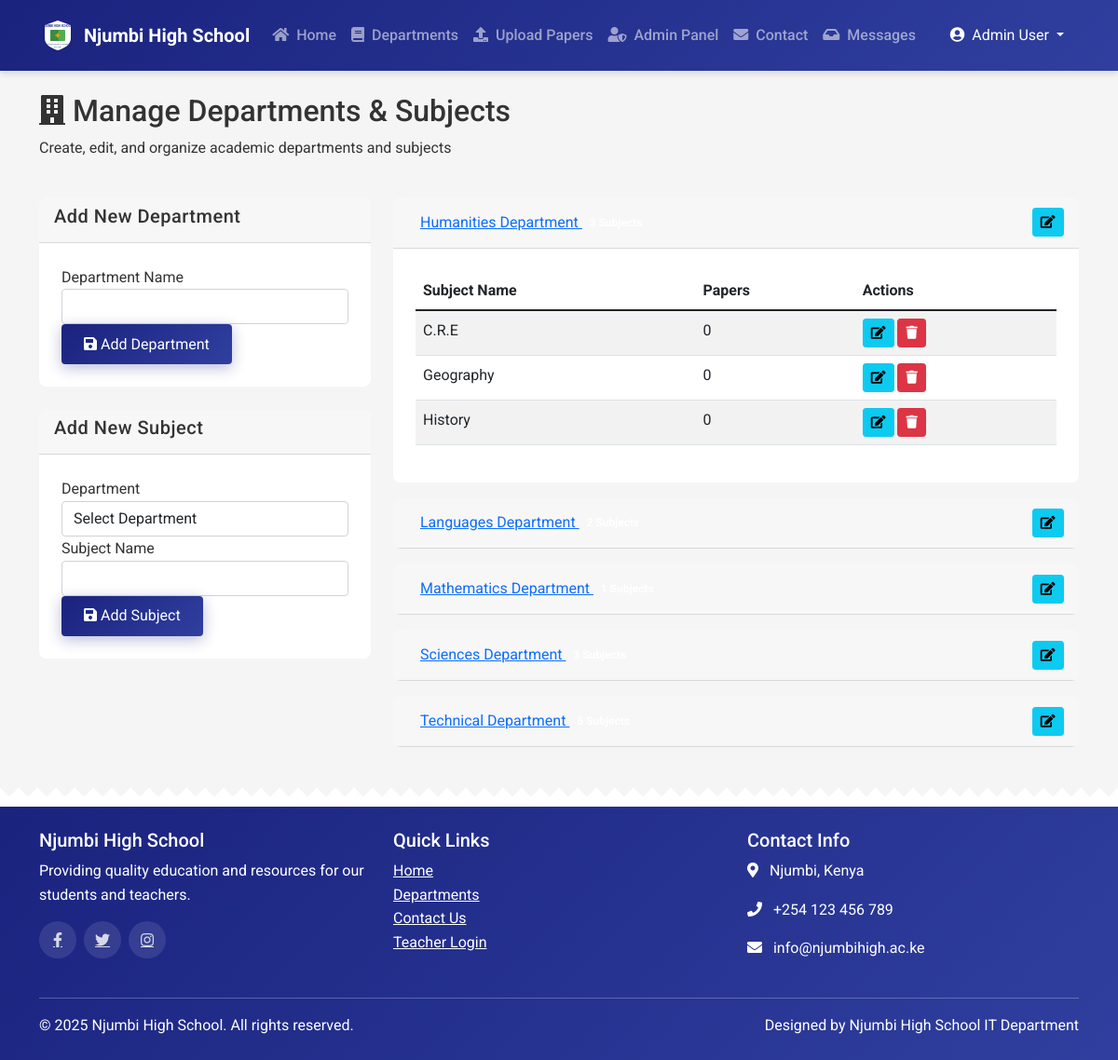
The app's page /admin/departments.php (signed in) with its own data.
### tables this page shows
CREATE TABLE IF NOT EXISTS departments (
    id INT AUTO_INCREMENT PRIMARY KEY,
    name VARCHAR(100) NOT NULL,
    description TEXT,
    created_at TIMESTAMP DEFAULT CURRENT_TIMESTAMP
);

CREATE TABLE IF NOT EXISTS subjects (
    id INT AUTO_INCREMENT PRIMARY KEY,
    department_id INT NOT NULL,
    name VARCHAR(100) NOT NULL,
    description TEXT,
    created_at TIMESTAMP DEFAULT CURRENT_TIMESTAMP,
    FOREIGN KEY (department_id) REFERENCES departments(id) ON DELETE CASCADE
);

### admin/departments.php (the view, shortened to what this page needs)
<?php
$conn = getDbConnection();
$departments = array();
$editDepartment = null;
$sql = "SELECT d.id, d.name,
               (SELECT COUNT(*) FROM subjects WHERE department_id = d.id) as subject_count
        FROM departments d
        ORDER BY d.name";
$result = $conn->query($sql);
if ($result) {
    while ($row = $result->fetch_assoc()) {
        $departmentId = $row['id'];
        $department = $row;
        $department['subjects'] = array();
        $subjectSql = "SELECT s.id, s.name,
                        (SELECT COUNT(*) FROM papers WHERE subject_id = s.id) as paper_count
                 FROM subjects s
                 WHERE s.department_id = ?
                 ORDER BY s.name";
        $subjectStmt = $conn->prepare($subjectSql);
        $subjectStmt->bind_param('i', $departmentId);
        $subjectStmt->execute();
        $subjectResult = $subjectStmt->get_result();
        if ($subjectResult) {
            while ($subjectRow = $subjectResult->fetch_assoc()) {
                $department['subjects'][] = $subjectRow;
            }
        }
        $departments[] = $department;
    }
}
include_once 'includes/header.php';
?>
<div class="container mt-4">
    <div class="row mb-4">
        <div class="col-md-12">
            <h2><i class="fas fa-building"></i> Manage Departments & Subjects</h2>
            <p>Create, edit, and organize academic departments and subjects</p>
        </div>
    </div>
    <div class="row">
        <div class="col-md-4">
            <div class="card mb-4">
                <div class="card-header">
                    <h5><?php echo $editDepartment ? 'Edit Department' : 'Add New Department'; ?></h5>
                </div>
                <div class="card-body">
                    <form method="post" action="departments.php">
                        <div class="form-group">
                            <label for="name">Department Name</label>
                            <input type="text" class="form-control" id="name" name="name" required
                                value="<?php echo $editDepartment ? htmlspecialchars($editDepartment['name']) : ''; ?>">
                        </div>
                        <button type="submit" class="btn btn-primary">
                            <i class="fas fa-save"></i> <?php echo $editDepartment ? 'Update Department' : 'Add Department'; ?>
                        </button>
                    </form>
                </div>
            </div>
            <div class="card">
                <div class="card-header">
                    <h5>Add New Subject</h5>
                </div>
                <div class="card-body">
                    <form method="post" action="departments.php">
                        <div class="form-group">
                            <label for="department_id">Department</label>
                            <select class="form-control" id="department_id" name="department_id" required>
                                <option value="">Select Department</option>
                            </select>
                        </div>
                        <div class="form-group">
                            <label for="subject_name">Subject Name</label>
                            <input type="text" class="form-control" id="subject_name" name="subject_name" required>
                        </div>
                        <button type="submit" class="btn btn-primary">
                            <i class="fas fa-save"></i> Add Subject
                        </button>
                    </form>
                </div>
            </div>
        </div>
        <div class="col-md-8">
            <div class="accordion" id="departmentsAccordion">
                <?php if (count($departments) > 0): ?>
                    <?php foreach ($departments as $index => $department): ?>
                    <div class="card mb-3">
                        <div class="card-header d-flex justify-content-between align-items-center" id="heading<?php echo $department['id']; ?>">
                            <h5 class="mb-0">
                                <button class="btn btn-link" type="button" data-toggle="collapse"
                                        data-target="#collapse<?php echo $department['id']; ?>"
                                        aria-expanded="<?php echo $index === 0 ? 'true' : 'false'; ?>"
                                        aria-controls="collapse<?php echo $department['id']; ?>">
                                    <?php echo htmlspecialchars($department['name']); ?>
                                    <span class="badge badge-primary ml-2"><?php echo $department['subject_count']; ?> Subjects</span>
                                </button>
                            </h5>
                            <div>
                                <a href="departments.php?action=edit_department&id=<?php echo $department['id']; ?>" class="btn btn-sm btn-info">
                                    <i class="fas fa-edit"></i>
                                </a>
                            </div>
                        </div>
                        <div id="collapse<?php echo $department['id']; ?>" class="collapse <?php echo $index === 0 ? 'show' : ''; ?>"
                             aria-labelledby="heading<?php echo $department['id']; ?>"
                             data-parent="#departmentsAccordion">
                            <div class="card-body">
                                <?php if (count($department['subjects']) > 0): ?>
                                <div class="table-responsive">
                                    <table class="table table-striped">
                                        <thead>
                                            <tr>
                                                <th>Subject Name</th>
                                                <th>Papers</th>
                                                <th>Actions</th>
                                            </tr>
                                        </thead>
                                        <tbody>
                                            <?php foreach ($department['subjects'] as $subject): ?>
                                            <tr>
                                                <td><?php echo htmlspecialchars($subject['name']); ?></td>
                                                <td><?php echo $subject['paper_count']; ?></td>
                                                <td>
                                                    <button type="button" class="btn btn-sm btn-info"
                                                            data-toggle="modal" data-target="#editSubjectModal<?php echo $subject['id']; ?>">
                                                        <i class="fas fa-edit"></i>
                                                    </button>
                                                    <?php if ($subject['paper_count'] == 0): ?>
                                                    <button type="button" class="btn btn-sm btn-danger"
                                                            data-toggle="modal" data-target="#deleteSubjectModal<?php echo $subject['id']; ?>">
                                                        <i class="fas fa-trash"></i>
                                                    </button>
                                                    <?php endif; ?>
                                                </td>
                                            </tr>
                                            <?php endforeach; ?>
                                        </tbody>
                                    </table>
                                </div>
                                <?php else: ?>
                                <p class="text-center">No subjects found in this department. Add a subject using the form.</p>
                                <?php endif; ?>
                            </div>
                        </div>
                    </div>
                    <?php endforeach; ?>
                <?php else: ?>
                    <div class="alert alert-info">
                        No departments found. Add a department using the form.
                    </div>
                <?php endif; ?>
            </div>
        </div>
    </div>
</div>
<?php
include_once 'includes/footer.php';
?>

### assets/css/style.css (style rules this page uses)
:root { --primary-color: #1a237e; --secondary-color: #4caf50; --accent-color: #ff9800; --light-color: #f5f5f5; --dark-color: #333; --gray-color: #757575; --border-radius: 8px; --box-shadow: 0 4px 6px rgba(0, 0, 0, 0.1); --transition-speed: 0.3s; --gradient-primary: linear-gradient(135deg, #1a237e 0%, #303f9f 100%); --gradient-secondary: linear-gradient(135deg, #4caf50 0%, #2e7d32 100%); }
body { font-family: 'Roboto', sans-serif; color: var(--dark-color); background-color: var(--light-color); line-height: 1.6; background-image: linear-gradient(to bottom, rgba(245, 245, 245, 0.8) 0%, rgba(245, 245, 245, 0.9) 100%); background-attachment: fixed; }
.card { transition: transform var(--transition-speed) ease, box-shadow var(--transition-speed) ease; border-radius: var(--border-radius); border: none; overflow: hidden; }
.card-header { font-weight: 600; letter-spacing: 0.5px; }
.card-body { padding: 1.5rem; }
.btn-primary { background: var(--gradient-primary); border: none; box-shadow: 0 4px 15px rgba(26, 35, 126, 0.3); padding: 0.6rem 1.5rem; transition: all var(--transition-speed) ease; position: relative; overflow: hidden; z-index: 1; }
.btn-primary::after { content: ''; position: absolute; bottom: 0; left: 0; width: 100%; height: 100%; background-color: rgba(0, 0, 0, 0.1); z-index: -1; transform: scaleY(0); transform-origin: bottom; transition: transform var(--transition-speed) ease; }

### records on screen
departments: name "Humanities Department"
subjects: name "C.R.E", paper_count "0"
subjects: name "Geography", paper_count "0"
subjects: name "History", paper_count "0"
departments: name "Languages Department"
departments: name "Mathematics Department"
departments: name "Sciences Department"
departments: name "Technical Department"

### other values on screen
$userName "Admin User"
